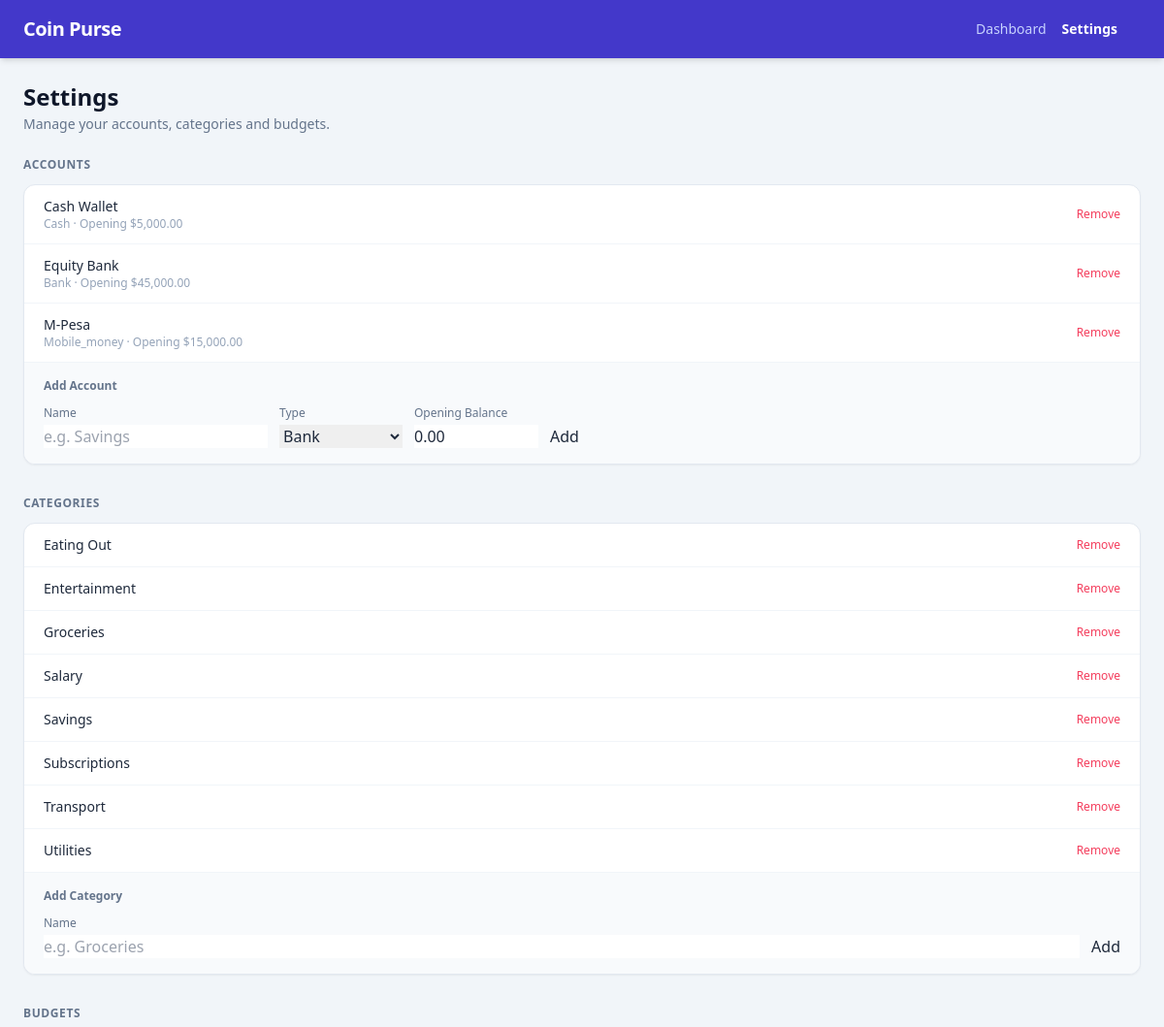
/ui/config/91cd56eb8af3408e83a68a66810c647a (upper part), run on an earlier commit of the app's database.
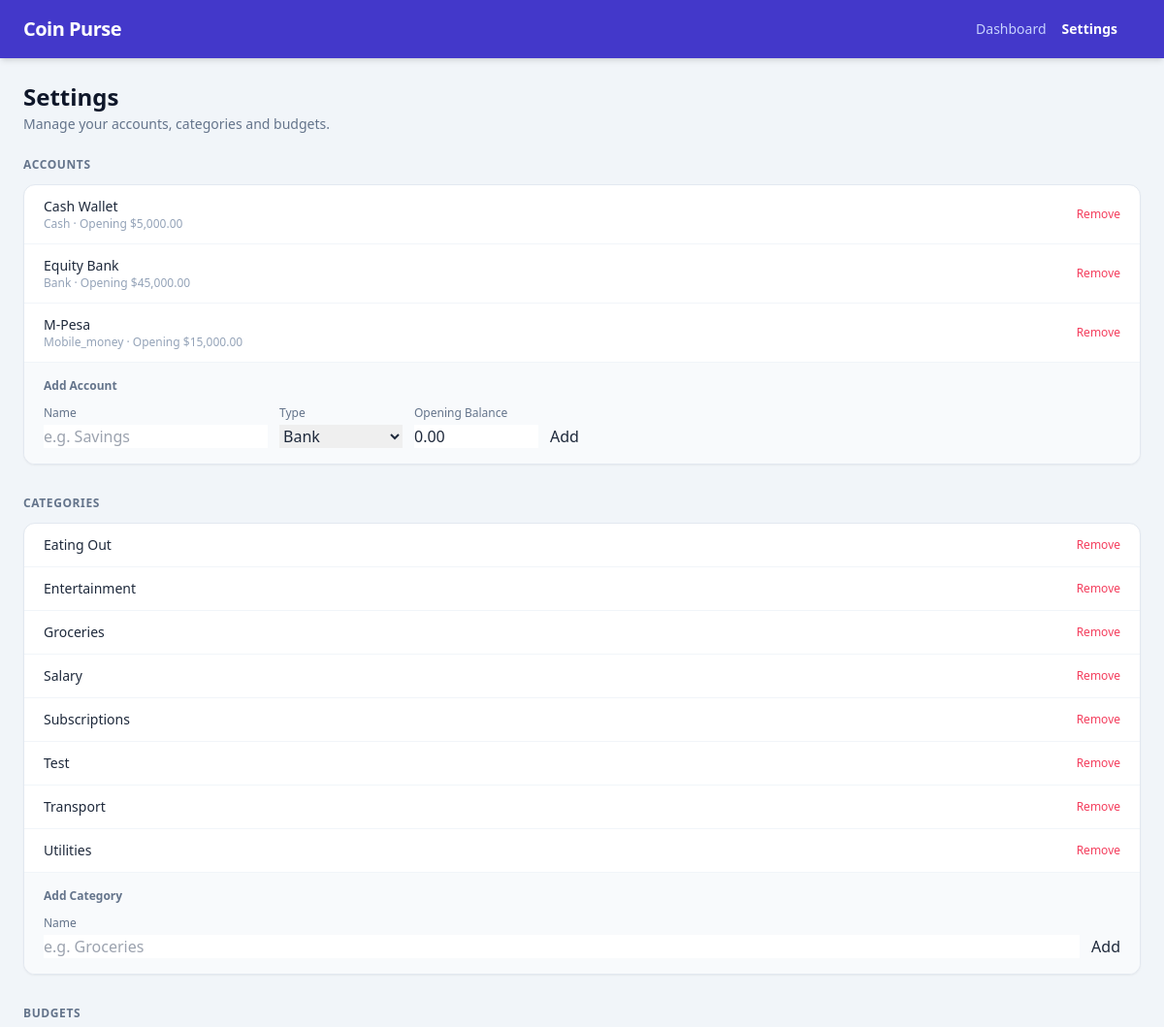
And on a later commit of the database.
### models/models.py (models this page shows)
class TimestampMixin:
    id: Mapped[uuid.UUID] = mapped_column(
        UUID(as_uuid=True),
        primary_key=True,
        default=uuid.uuid4,
        server_default=text("gen_random_uuid()"),
    )
    created_at: Mapped[datetime] = mapped_column(
        DateTime(timezone=True),
        nullable=False,
        default=lambda: datetime.now(UTC),
        server_default=func.now(),
    )
    updated_at: Mapped[datetime] = mapped_column(
        DateTime(timezone=True),
        nullable=False,
        default=lambda: datetime.now(UTC),
        server_default=func.now(),
        onupdate=lambda: datetime.now(UTC),
    )
    is_active: Mapped[bool] = mapped_column(Boolean, nullable=False, server_default=text("true"))

class Base(DeclarativeBase):
    pass

class Account(TimestampMixin, Base):
    __tablename__ = "accounts"
    __table_args__ = (
        UniqueConstraint("user_id", "name", name="uq_accounts_user_name"),
        Index("ix_accounts_user_id", "user_id"),
    )
    user_id: Mapped[uuid.UUID] = mapped_column(
        UUID(as_uuid=True),
        ForeignKey("users.id", ondelete="RESTRICT"),
        nullable=False,
    )
    name: Mapped[str] = mapped_column(String(200), nullable=False)
    account_type: Mapped[str] = mapped_column(String(50), nullable=False)  # e.g. cash/bank/card/mobile_money
    opening_balance: Mapped[Decimal] = mapped_column(Numeric(12, 2), nullable=False, server_default=text("0"))
    user: Mapped[User] = relationship(back_populates="accounts")
    transactions: Mapped[list[Transaction]] = relationship(
        back_populates="account",
        foreign_keys="Transaction.account_id",
    )
    incoming_transfers: Mapped[list[Transaction]] = relationship(
        back_populates="to_account",
        foreign_keys="Transaction.to_account_id",
    )

class Category(TimestampMixin, Base):
    __tablename__ = "categories"
    __table_args__ = (
        UniqueConstraint("user_id", "name", name="uq_categories_user_name"),
        Index("ix_categories_user_id", "user_id"),
    )
    user_id: Mapped[uuid.UUID] = mapped_column(
        UUID(as_uuid=True),
        ForeignKey("users.id", ondelete="RESTRICT"),
        nullable=False,
    )
    name: Mapped[str] = mapped_column(String(120), nullable=False)
    user: Mapped[User] = relationship(back_populates="categories")
    transactions: Mapped[list[Transaction]] = relationship(back_populates="category")
    budget_items: Mapped[list[BudgetItem]] = relationship(back_populates="category")

### routes/views.py (the view)
@router.get("/ui/config/{user_id}", response_class=HTMLResponse)
def ui_config(
    request: Request,
    user_id: UUID,
    db: Annotated[Session, Depends(get_db)],
):
    accounts = (
        active_query(db, Account).filter(Account.user_id == user_id).order_by(Account.name).all()
    )
    categories = (
        active_query(db, Category).filter(Category.user_id == user_id).order_by(Category.name).all()
    )
    budgets = (
        active_query(db, Budget)
        .filter(Budget.user_id == user_id)
        .order_by(Budget.period_start.desc())
        .all()
    )
    budget_data = []
    for b in budgets:
        items = (
            active_query(db, BudgetItem)
            .filter(BudgetItem.budget_id == b.id)
            .join(Category, BudgetItem.category_id == Category.id)
            .filter(Category.is_active.is_(True))
            .with_entities(
                BudgetItem.id.label("id"),
                BudgetItem.limit_amount.label("limit_amount"),
                BudgetItem.category_id.label("category_id"),
                Category.name.label("category_name"),
            )
            .order_by(Category.name)
            .all()
        )
        budget_data.append({"budget": b, "items": items})
    return templates.TemplateResponse(
        "config.html",
        {
            "request": request,
            "user_id": str(user_id),
            "accounts": accounts,
            "categories": categories,
            "budgets": budget_data,
        },
    )

### templates/config.html (shortened to what this page needs)
{% extends "base.html" %}
{% block nav_config %}font-semibold !text-white{% endblock %}
{% block content %}
<div class="mb-6">
  <h1 class="text-2xl font-bold text-slate-900">Settings</h1>
  <p class="text-slate-500 text-sm mt-0.5">Manage your accounts, categories and budgets.</p>
</div>
<div class="space-y-8">
<section>
  <h2 class="text-xs font-semibold text-slate-500 uppercase tracking-wider mb-3">Accounts</h2>
  <div class="bg-white rounded-xl shadow-sm border border-slate-200 overflow-hidden">
    {% if accounts %}
    <ul id="account-list" class="divide-y divide-slate-100">
      {% for acct in accounts %}
      <li id="acct-{{ acct.id }}" class="px-5 py-3 flex items-center justify-between gap-4">
        <div class="flex-1 min-w-0">
          <p class="text-sm font-medium text-slate-800">{{ acct.name }}</p>
          <p class="text-xs text-slate-400 capitalize">{{ acct.account_type }} · opening {{ acct.opening_balance | currency }}</p>
        </div>
        <button
          onclick="deleteAccount('{{ acct.id }}')"
          class="text-xs text-rose-500 hover:text-rose-700 font-medium shrink-0">
          Remove
        </button>
      </li>
      {% endfor %}
    </ul>
    {% else %}
    <p id="no-accounts-msg" class="px-5 py-4 text-sm text-slate-400">No accounts yet.</p>
    {% endif %}
    <div class="px-5 py-4 border-t border-slate-100 bg-slate-50">
      <p class="text-xs font-semibold text-slate-500 mb-3">Add Account</p>
      <form id="account-form" class="flex flex-wrap gap-3 items-end" onsubmit="createAccount(event)">
        <div class="flex flex-col gap-1">
          <label class="text-xs text-slate-500">Name</label>
          <input name="name" required class="input-field" placeholder="e.g. Savings" />
        </div>
        <div class="flex flex-col gap-1">
          <label class="text-xs text-slate-500">Type</label>
          <select name="account_type" class="input-field">
            <option value="bank">Bank</option>
          </select>
        </div>
        <div class="flex flex-col gap-1">
          <label class="text-xs text-slate-500">Opening Balance</label>
          <input name="opening_balance" type="number" step="0.01" min="0" value="0.00" class="input-field w-32" />
        </div>
        <button type="submit" class="btn-primary">Add</button>
      </form>
    </div>
  </div>
</section>
<section>
  <h2 class="text-xs font-semibold text-slate-500 uppercase tracking-wider mb-3">Categories</h2>
  <div class="bg-white rounded-xl shadow-sm border border-slate-200 overflow-hidden">
    {% if categories %}
    <ul id="category-list" class="divide-y divide-slate-100">
      {% for cat in categories %}
      <li id="cat-{{ cat.id }}" class="px-5 py-3 flex items-center justify-between gap-4">
        <p class="text-sm font-medium text-slate-800">{{ cat.name }}</p>
        <button
          onclick="deleteCategory('{{ cat.id }}')"
          class="text-xs text-rose-500 hover:text-rose-700 font-medium shrink-0">
          Remove
        </button>
      </li>
      {% endfor %}
    </ul>
    {% else %}
    <p id="no-categories-msg" class="px-5 py-4 text-sm text-slate-400">No categories yet.</p>
    {% endif %}
    <div class="px-5 py-4 border-t border-slate-100 bg-slate-50">
      <p class="text-xs font-semibold text-slate-500 mb-3">Add Category</p>
      <form id="category-form" class="flex gap-3 items-end" onsubmit="createCategory(event)">
        <div class="flex flex-col gap-1 flex-1">
          <label class="text-xs text-slate-500">Name</label>
          <input name="name" required class="input-field" placeholder="e.g. Groceries" />
        </div>
        <button type="submit" class="btn-primary">Add</button>
      </form>
    </div>
  </div>
</section>
<section>
  <h2 class="text-xs font-semibold text-slate-500 uppercase tracking-wider mb-3">Budgets</h2>
</section>
</div>
{% endblock %}

What changed in the data, as far as the page shows it:
no longer on this page (row edited): Category: name "Savings"
added Category: name "Test"
